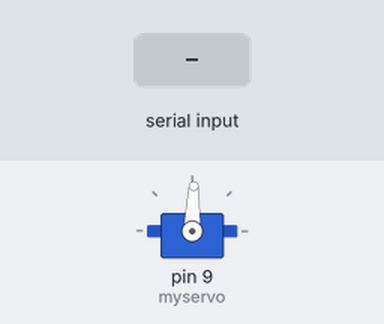
This sketch was run on a simulated Arduino Uno, built with avr-gcc and run on an emulated ATmega328P. Parts: servo. Inputs (shaded band) come from the test bench.

Above: at 1.2 s.
1.3 s: "90,45\n" received over Serial
At 3.2 s:
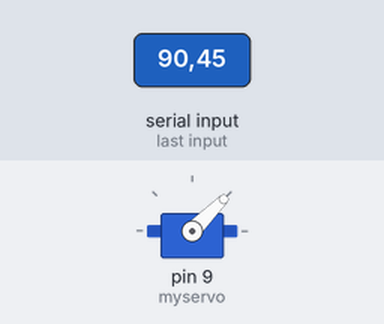
3.8 s: "30,150\n" received over Serial
At 5.1 s:
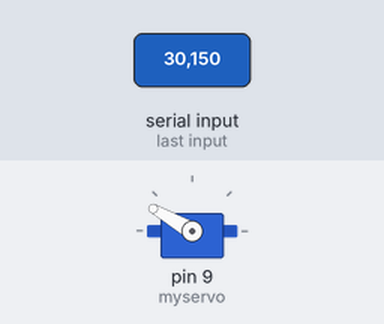
6.3 s: "200\n" received over Serial
At 7.5 s:
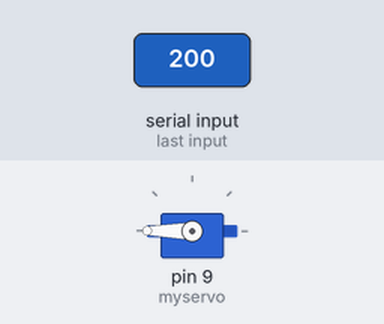
9.3 s: "90\n" received over Serial
Timing chart, 0 to 13.3 s (numbered marks = the images above; inputs shaded):
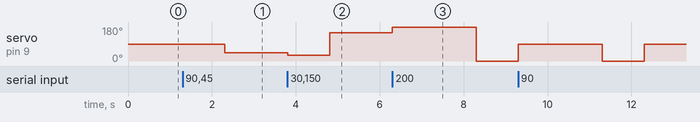

Measured:
- after the input at 1.3 s, servo on pin 9 (myservo): 88° → 90° at once, → 45° 1.0 s later

The sketch:

servo_1.ino
```cpp
/*
  Servo Test Code
  Bascially user inputs no. between 0-180 from the serial monitor
  Arduino turns the servo to that position
*/
#include <Servo.h>
Servo myservo;  // create servo object to control a servo
void setup()
{
  // Begin Serial library
  Serial.begin(9600);
  // attaches the servo on pin 6 to the servo object
  myservo.attach(9);
}
void loop()
{
  // Whenever there is some data input from serial monitor, i.e whenever user enters a number(position)
  // command arduino to move to the postion
  if(Serial.available())
  {
    // Move the servo to the postion as specified by user
    myservo.write(Serial.parseInt());
    // wait for some time
    delay(1000);
  }
    else
    {myservo.write(88);}
}
```
